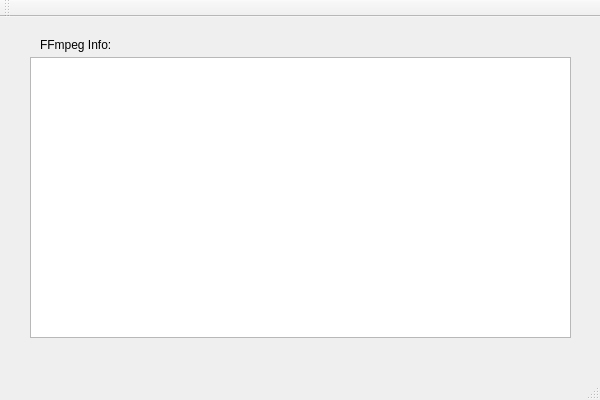
<?xml version="1.0" encoding="UTF-8"?>
<ui version="4.0">
 <class>JaysMPlayerClass</class>
 <widget class="QMainWindow" name="JaysMPlayerClass">
  <property name="geometry">
   <rect>
    <x>0</x>
    <y>0</y>
    <width>600</width>
    <height>400</height>
   </rect>
  </property>
  <property name="windowTitle">
   <string>JaysMPlayer</string>
  </property>
  <widget class="QWidget" name="centralWidget">
   <widget class="QLabel" name="label_ffmpegInfo">
    <property name="geometry">
     <rect>
      <x>40</x>
      <y>20</y>
      <width>71</width>
      <height>16</height>
     </rect>
    </property>
    <property name="text">
     <string>FFmpeg Info:</string>
    </property>
   </widget>
   <widget class="QTextEdit" name="textEdit_ffmpegInfo">
    <property name="geometry">
     <rect>
      <x>30</x>
      <y>40</y>
      <width>541</width>
      <height>281</height>
     </rect>
    </property>
   </widget>
  </widget>
  <widget class="QMenuBar" name="menuBar">
   <property name="geometry">
    <rect>
     <x>0</x>
     <y>0</y>
     <width>600</width>
     <height>21</height>
    </rect>
   </property>
  </widget>
  <widget class="QToolBar" name="mainToolBar">
   <attribute name="toolBarArea">
    <enum>TopToolBarArea</enum>
   </attribute>
   <attribute name="toolBarBreak">
    <bool>false</bool>
   </attribute>
  </widget>
  <widget class="QStatusBar" name="statusBar"/>
 </widget>
 <layoutdefault spacing="6" margin="11"/>
 <resources>
  <include location="JaysMPlayer.qrc"/>
 </resources>
 <connections/>
</ui>
